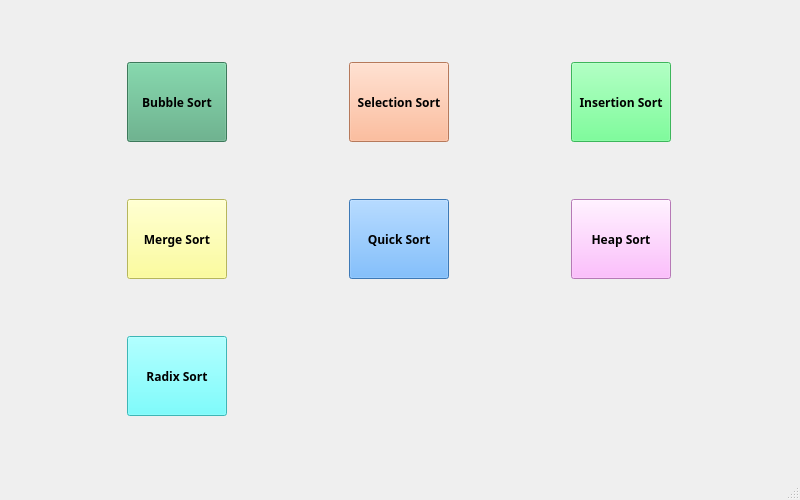
<?xml version="1.0" encoding="UTF-8"?>
<ui version="4.0">
 <class>MainWindow</class>
 <widget class="QMainWindow" name="MainWindow">
  <property name="geometry">
   <rect>
    <x>0</x>
    <y>0</y>
    <width>800</width>
    <height>500</height>
   </rect>
  </property>
  <property name="windowTitle">
   <string>Sorting algorithm demonstration system</string>
  </property>
  <widget class="QWidget" name="centralWidget">
   <layout class="QGridLayout" name="gridLayout">
    <item row="0" column="0">
     <widget class="QPushButton" name="pushButton">
      <property name="sizePolicy">
       <sizepolicy hsizetype="Fixed" vsizetype="Fixed">
        <horstretch>0</horstretch>
        <verstretch>0</verstretch>
       </sizepolicy>
      </property>
      <property name="minimumSize">
       <size>
        <width>100</width>
        <height>80</height>
       </size>
      </property>
      <property name="font">
       <font>
        <family>Adobe Gothic Std B</family>
        <weight>75</weight>
        <bold>true</bold>
       </font>
      </property>
      <property name="styleSheet">
       <string notr="true">QPushButton{
	background-color: rgb(85, 170, 127);
	border-color: rgb(74, 150, 111);
}</string>
      </property>
      <property name="text">
       <string>Bubble Sort</string>
      </property>
      <property name="iconSize">
       <size>
        <width>16</width>
        <height>16</height>
       </size>
      </property>
     </widget>
    </item>
    <item row="0" column="1">
     <widget class="QPushButton" name="pushButton_2">
      <property name="sizePolicy">
       <sizepolicy hsizetype="Fixed" vsizetype="Fixed">
        <horstretch>0</horstretch>
        <verstretch>0</verstretch>
       </sizepolicy>
      </property>
      <property name="minimumSize">
       <size>
        <width>100</width>
        <height>80</height>
       </size>
      </property>
      <property name="font">
       <font>
        <family>Adobe Gothic Std B</family>
        <weight>75</weight>
        <bold>true</bold>
       </font>
      </property>
      <property name="styleSheet">
       <string notr="true">QPushButton{
	
	background-color: rgb(255, 170, 127);
	border-color: rgb(227, 151, 113);

}</string>
      </property>
      <property name="text">
       <string>Selection Sort</string>
      </property>
     </widget>
    </item>
    <item row="0" column="2">
     <widget class="QPushButton" name="pushButton_3">
      <property name="sizePolicy">
       <sizepolicy hsizetype="Fixed" vsizetype="Fixed">
        <horstretch>0</horstretch>
        <verstretch>0</verstretch>
       </sizepolicy>
      </property>
      <property name="minimumSize">
       <size>
        <width>100</width>
        <height>80</height>
       </size>
      </property>
      <property name="font">
       <font>
        <family>Adobe Gothic Std B</family>
        <weight>75</weight>
        <bold>true</bold>
       </font>
      </property>
      <property name="styleSheet">
       <string notr="true">QPushButton{
	
	background-color: rgb(85, 255, 127);
	border-color: rgb(70, 211, 103);
}</string>
      </property>
      <property name="text">
       <string>Insertion Sort</string>
      </property>
     </widget>
    </item>
    <item row="1" column="0">
     <widget class="QPushButton" name="pushButton_4">
      <property name="minimumSize">
       <size>
        <width>100</width>
        <height>80</height>
       </size>
      </property>
      <property name="font">
       <font>
        <family>Adobe Gothic Std B</family>
        <weight>75</weight>
        <bold>true</bold>
       </font>
      </property>
      <property name="styleSheet">
       <string notr="true">QPushButton{
	
	background-color: rgb(255, 255, 127);
	border-color: rgb(227, 227, 113);
}</string>
      </property>
      <property name="text">
       <string>Merge Sort</string>
      </property>
     </widget>
    </item>
    <item row="1" column="1">
     <widget class="QPushButton" name="pushButton_5">
      <property name="minimumSize">
       <size>
        <width>100</width>
        <height>80</height>
       </size>
      </property>
      <property name="font">
       <font>
        <family>Adobe Gothic Std B</family>
        <weight>75</weight>
        <bold>true</bold>
       </font>
      </property>
      <property name="styleSheet">
       <string notr="true">QPushButton{
	
	background-color: rgb(85, 170, 255);
	border-color: rgb(76, 152, 228);
}</string>
      </property>
      <property name="text">
       <string>Quick Sort</string>
      </property>
     </widget>
    </item>
    <item row="1" column="2">
     <widget class="QPushButton" name="pushButton_6">
      <property name="minimumSize">
       <size>
        <width>100</width>
        <height>80</height>
       </size>
      </property>
      <property name="font">
       <font>
        <family>Adobe Gothic Std B</family>
        <weight>75</weight>
        <bold>true</bold>
       </font>
      </property>
      <property name="styleSheet">
       <string notr="true">QPushButton{
	
	background-color: rgb(255, 170, 255);
       
	border-color: rgb(233, 155, 233);
}</string>
      </property>
      <property name="text">
       <string>Heap Sort</string>
      </property>
     </widget>
    </item>
    <item row="2" column="0">
     <widget class="QPushButton" name="pushButton_7">
      <property name="minimumSize">
       <size>
        <width>100</width>
        <height>80</height>
       </size>
      </property>
      <property name="font">
       <font>
        <family>Adobe Gothic Std B</family>
        <weight>75</weight>
        <bold>true</bold>
       </font>
      </property>
      <property name="styleSheet">
       <string notr="true">QPushButton{
	
	background-color: rgb(85, 255, 255);
	border-color: rgb(75, 227, 227);
}</string>
      </property>
      <property name="text">
       <string>Radix Sort</string>
      </property>
     </widget>
    </item>
   </layout>
  </widget>
  <widget class="QStatusBar" name="statusBar"/>
 </widget>
 <layoutdefault spacing="6" margin="11"/>
 <resources/>
 <connections/>
</ui>
